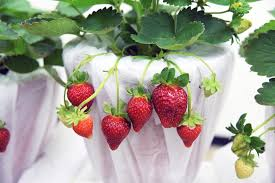
#> input picture img/strawberry2.jpg, 275 x 183 px
$ python Test.py
#> lines starting #> are read from the running program, lines starting #| are printed output that depends on the picture; after the words box and inside, x2 and y2 are one past the last pixel; in counts of white or black regions, pixels touching at a corner belong together
import cv2
import numpy as np
import Convert

img = cv2.imread('img/strawberry2.jpg')   # 開啟圖片
#> img is the input picture: shape (183, 275, 3); mean B, G, R 148.8, 163.3, 163.8
img = cv2.resize(img, (400,300), interpolation = cv2.INTER_AREA)
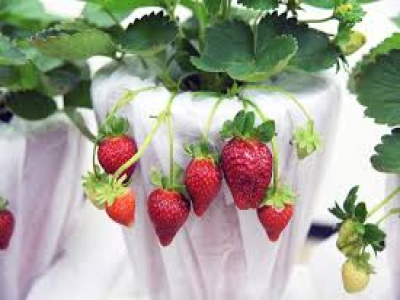
#> img: shape (300, 400, 3); mean B, G, R 148.8, 163.2, 163.7
gray = cv2.cvtColor(img, cv2.COLOR_BGR2GRAY)
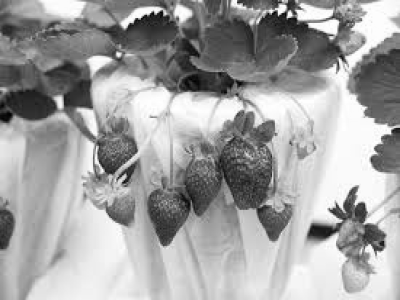
#> gray: shape (300, 400); min 1, max 255, mean 161.7
ret, thresh = cv2.threshold(gray, 135, 255, cv2.THRESH_BINARY)
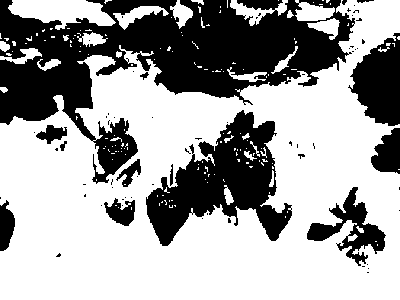
#> thresh: shape (300, 400); 63.5% white; 67 black regions (54 under 20 px)
#HSIImg = Convert.ToHSI(img)

#cv2.imshow('HSI', HSIImg)

contours, hierarchy = cv2.findContours(thresh, cv2.RETR_TREE, cv2.CHAIN_APPROX_SIMPLE)
#> contours = 238 contours, 206 with area under 20; largest, box (x1, y1, x2, y2) and area: (0, 0, 400, 300) 83452, (145, 109, 293, 247) 9944, (306, 186, 387, 267) 2336, (8, 0, 116, 30) 1866, (91, 117, 139, 185) 1784
cv2.drawContours(img, contours, 1, (0,255,0), 2)
#> img: shape (300, 400, 3); 0.02% of pixels changed, all inside (x1, y1, x2, y2) = (75, 115, 79, 121)

cv2.imshow('RGB', img)
cv2.imshow('draw', thresh)

key = cv2.waitKey(0)
#> (key q is pressed here)
if key == ord('q'):
#> (the run stopped early here; a loop or call above may not have finished)
